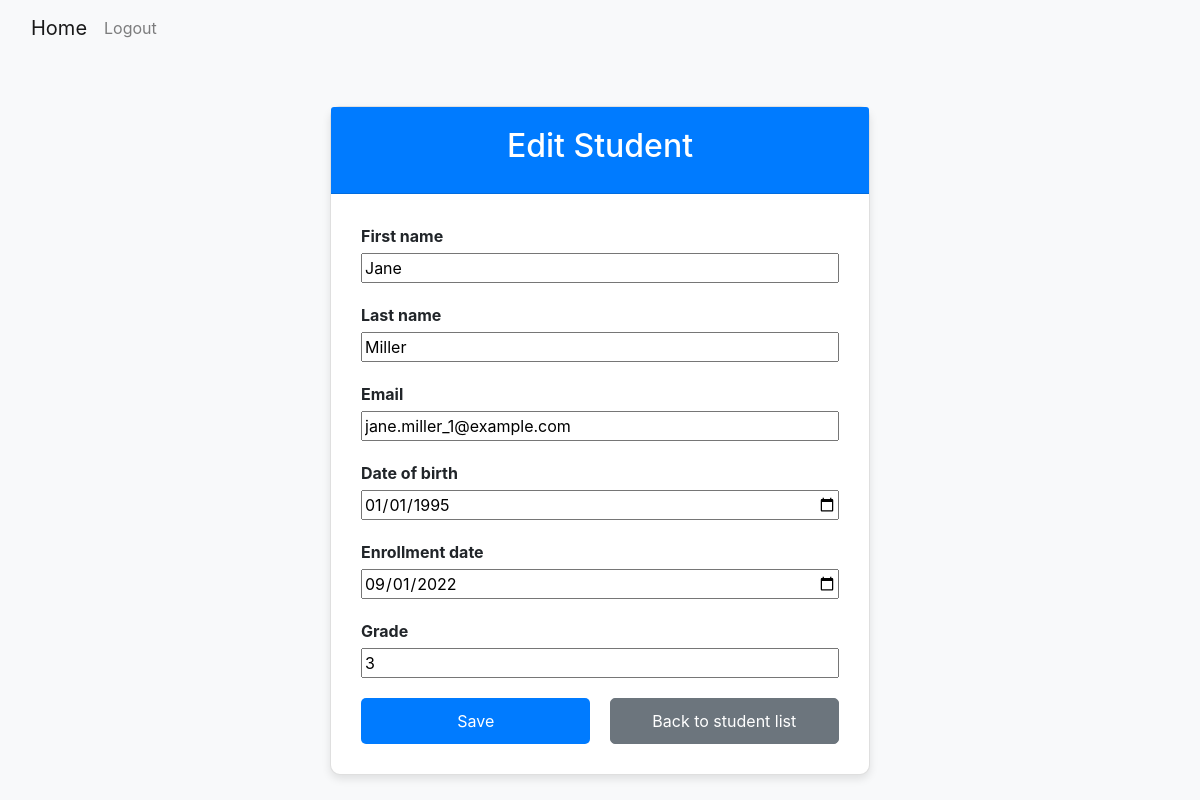
Screenshot of /55/edit/ (signed in) with the database file from the repository.
### students/models.py (models this page shows, shortened)
class Student(models.Model):
    first_name = models.CharField(max_length=30)
    last_name = models.CharField(max_length=30)
    email = models.EmailField()
    date_of_birth = models.DateField()
    enrollment_date = models.DateField()
    grade = models.IntegerField()

### students/views.py (the view)
# urls.py: path('<int:pk>/edit/', views.student_edit, name='student_edit'),  # Edit a student's details
@login_required(login_url='login')
def student_edit(request, pk):
    student = get_object_or_404(Student, pk=pk)
    if request.method == 'POST':
        form = StudentForm(request.POST, instance=student)
        if form.is_valid():
            form.save()
            return redirect('student_list')
    else:
        form = StudentForm(instance=student)
    return render(request, 'students/student_form.html', {'form': form, 'student': student})

### students/forms.py (shortened to what this page needs)
class StudentForm(forms.ModelForm):
    class Meta:
        model = Student
        fields = ['first_name', 'last_name', 'email', 'date_of_birth', 'enrollment_date', 'grade']
        widgets = {
            'date_of_birth': forms.DateInput(attrs={'type': 'date'}),
            'enrollment_date': forms.DateInput(attrs={'type': 'date'}),
        }

### students/templates/students/student_form.html (shortened to what this page needs)
{% extends 'base.html' %}
{% block content %}
    <div class="container">
        <div class="card">
            <div class="card-header">
                <h2>{% if student %}Edit{% else %}Add{% endif %} Student</h2>
            </div>
            <div class="card-body">
                <form method="POST">
                    <div class="form-group">
                        {% for field in form %}
                            <div class="form-group">
                                <label for="{{ field.id_for_label }}">{{ field.label }}</label>
                                {{ field }}
                            </div>
                        {% endfor %}
                    </div>
                    <div class="d-flex justify-content-between">
                        <button type="submit" class="btn btn-primary">Save</button>
                        <a href="{% url 'student_list' %}" class="btn btn-secondary">Back to student list</a>
                    </div>
                </form>
            </div>
        </div>
    </div>
{% endblock %}

### students/templates/students/student_form.html (style rules this page uses)
body { background-color: #f8f9fa; }
.container { max-width: 600px; margin-top: 50px; }
.card { box-shadow: 0 4px 8px rgba(0, 0, 0, 0.1); border-radius: 10px; }
.card-header { background-color: #007bff; color: #fff; text-align: center; padding: 20px; border-radius: 10px 10px 0 0; }
.card-body { padding: 30px; }
.form-group { margin-bottom: 20px; }
label { font-weight: bold; display: block; margin-bottom: 5px; }
input, select, textarea { width: 100%; }
.btn-primary { background-color: #007bff; border: none; padding: 10px 20px; border-radius: 5px; font-size: 16px; width: 48%; }
.btn-secondary { background-color: #6c757d; padding: 10px 20px; border-radius: 5px; font-size: 16px; width: 48%; }
.d-flex { justify-content: space-between; }

### rows the page displays
Student: form "Jane" "Miller" "jane.miller_1@example.com" "01/01/1995" "09/01/2022" "3"

### other values shown
{{ field.label }} "First name" "Last name" "Email" "Date of birth" "Enrollment date" "Grade"
